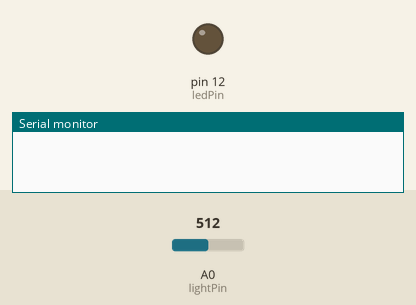
Recording of a sketch running on a simulated Arduino Uno, built with avr-gcc and run on an emulated ATmega328P. Shown: output pins drawn as LEDs (lit = HIGH), the last lines printed to the serial monitor. The inputs (shaded band) are chosen by the test bench; at power-on: A0 (lightPin) = 512.

Above: at 1.2 s.
1.3 s: A0 (lightPin) set to 710
At 2.3 s:
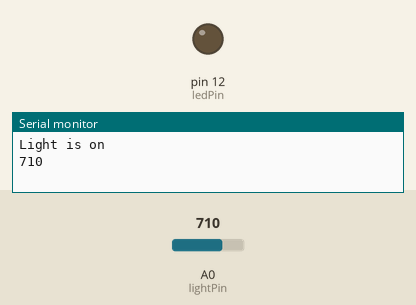
3.0 s: A0 (lightPin) set to 690
At 3.7 s:
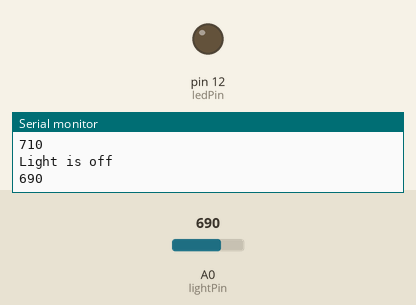
Timing chart, 0 to 6.0 s (numbered marks = the images above; inputs shaded):
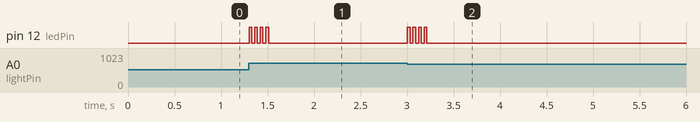

Measured:
- after the input at 1.3 s, pin 12 (ledPin): alternates HIGH for 0.03 s and LOW for 0.03 s, 8 changes in all, then stays LOW, starting at once
- after the input at 3.0 s, pin 12 (ledPin): alternates HIGH for 0.03 s and LOW for 0.03 s, 8 changes in all, then stays LOW, starting at once

The sketch:

LightBeep.ino
```cpp
int lightPin = 0;  //define a pin for Photo resistor
int ledPin=12;     //define a pin for LED
int isLightOn=false;
int hasBeeped=true;
int beepDelay=30;

void setup()
{
    Serial.begin(9600);  //Begin serial communcation
    pinMode( ledPin, OUTPUT );
}

void loop()
{

    //analogWrite(ledPin, analogRead(lightPin)/4);  //send the value to the ledPin. Depending on value of resistor
                                                //you have  to divide the value. for example,
                                                //with a 10k resistor divide the value by 2, for 100k resistor divide by 4.
   if(analogRead(lightPin)>700){

       if(isLightOn==false){
        hasBeeped=false;
        isLightOn=true;
       }
   }

   if(analogRead(lightPin)<=700){
        if(isLightOn==true){
          hasBeeped=false;
          isLightOn=false;
       }
   }
   if(hasBeeped==false){

      if(isLightOn)Serial.println("Light is on");
      if(!isLightOn)Serial.println("Light is off");
      Serial.println(analogRead(lightPin));


      for(int i=0; i<4; i++){
      digitalWrite(ledPin, HIGH);   // turn the LED on (HIGH is the voltage level)
      delay(beepDelay);              // wait for a second
      digitalWrite(ledPin, LOW);
      delay(beepDelay);
      hasBeeped=true;
      }

   }


   delay(5); //short delay for faster response to light.
}
```
